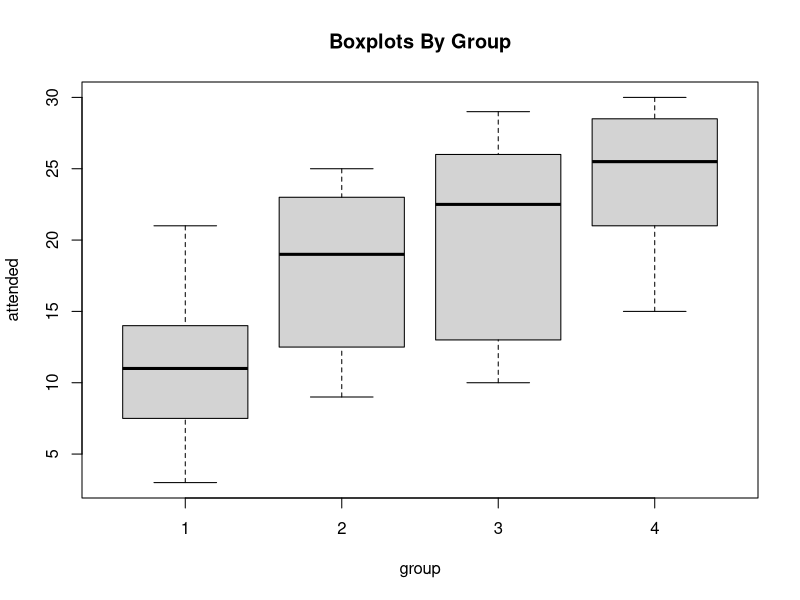
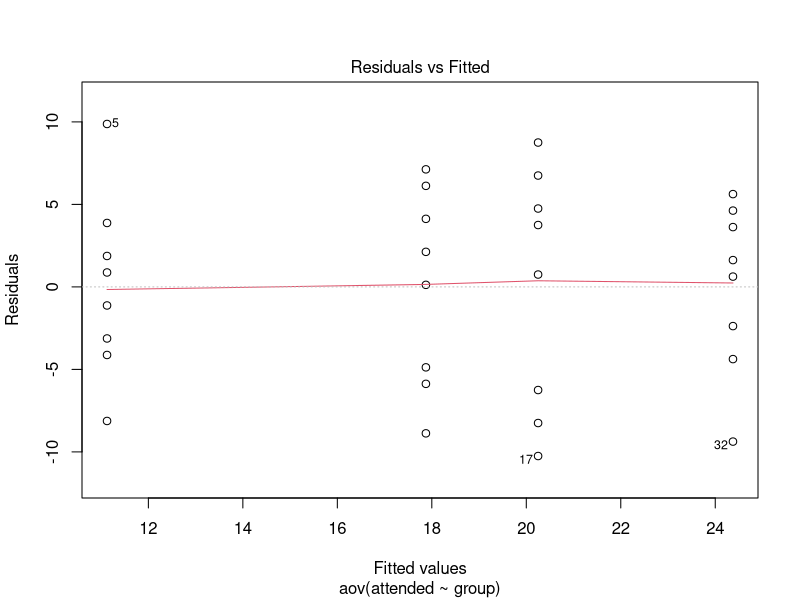
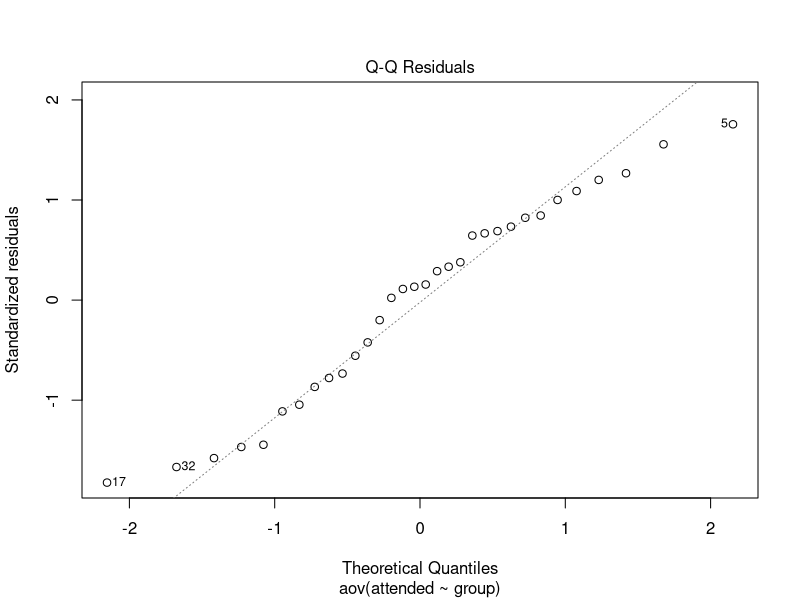
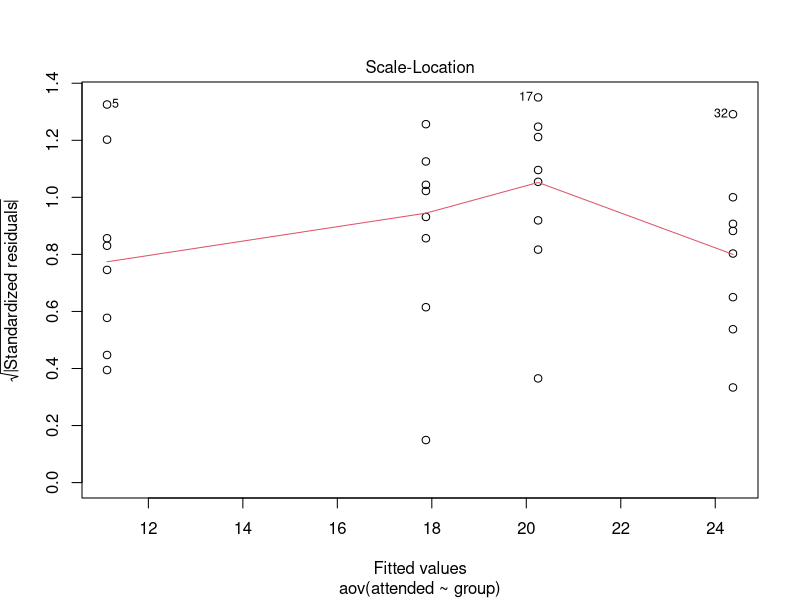
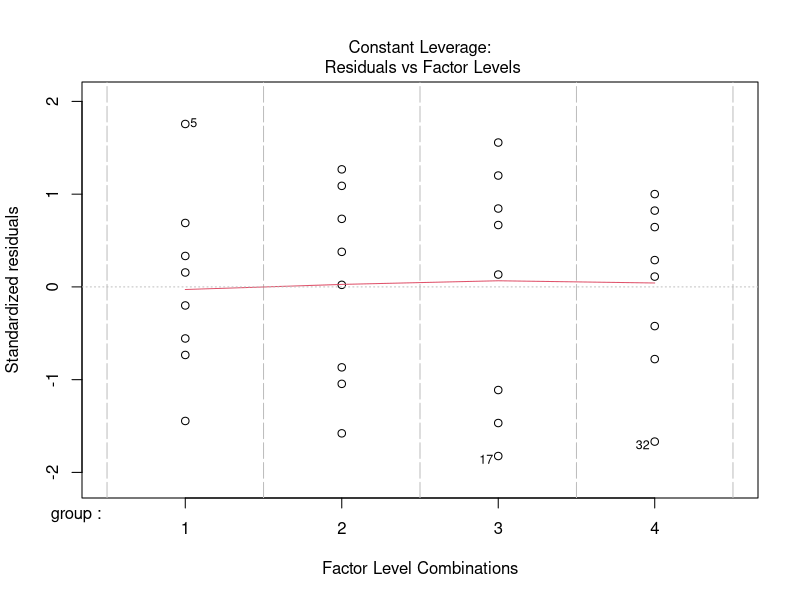

Write the R code that produced these figures, in order.
# Walter Reilly 
# hw 2
# 4.17.17

#1 What are the assumptions of a one-way fixed-effects ANOVA?
#2 Bring in the data file to R, verify the variable names, and declare the ‘group’ variable as a class variable.
#3 Check to see if there are missing values in the data file.
#4 Create boxplots to compare ‘attendance’ by ‘group’.
#5 Conduct Bartlett’s test for homogeneity of variance; report and interpret the results of the test.
#6 Fit the one-way ANOVA using the ‘lm’ function
#7 Fit the one-way ANOVA using the ‘aov’ function
#8 Com pare the results from (6) and (7)
#9 Evaluate the residuals for normality
#10 Based on your analysis, including checks on model assumptions, decide if an alternative procedure should be used. If so, 
#   perform and report on the additional analysis.

#1 Assumptions of a fixed effects ANOVA 
# Methodological:
# (1) random sampling / random assignment to groups
# (2) independence of scores within group 
# Statistical
# (3) normally distributed populations
# (4) homogeneity of variance across groups


library(tidyverse)

#2
d = read.csv('lab2.csv')

# variable names
names(d)
# [1] "group"    "attended"

class(d$group)
d$group = as.factor(d$group)

#3
sum(complete.cases(d))
# no incomplete cases

#4
# boxplot
boxplot(d$attended ~ d$group, 
        xlab="group",
        ylab="attended", 
        main = "Boxplots By Group")

#5
bartlett.test(attended ~ group, data = d) 
# Bartlett test of homogeneity of variances
# 
# data:  attended by group
# Bartlett's K-squared = 0.98494, df = 3, p-value = 0.8049
# Bartlett's test indicates that the variances are equal p = .80 

#6 fit with lm
anova(lm(attended ~ group, data = d))
# Analysis of Variance Table
# 
# Response: attended
# Df  Sum Sq Mean Sq F value   Pr(>F)   
# group      3  738.59 246.198  6.8177 0.001361 **
#   Residuals 28 1011.12  36.112                    
# ---
#   Signif. codes:  0 ‘***’ 0.001 ‘**’ 0.01 ‘*’ 0.05 ‘.’ 0.1 ‘ ’ 1

#7 fit the anova model using aov()
m1 <- aov(attended ~ group, data = d)
summary(m1)
# Df Sum Sq Mean Sq F value  Pr(>F)   
# group        3  738.6  246.20   6.818 0.00136 **
#   Residuals   28 1011.1   36.11                   
# ---
#   Signif. codes:  0 ‘***’ 0.001 ‘**’ 0.01 ‘*’ 0.05 ‘.’ 0.1 ‘ ’ 1

#8 
# The results of the two anova computations are identical 

#9 check for normality in residuals
plot(m1)
# Based on the qq plot, the distirbution appears to be mostly normal, perhaps with a slight left skew. 

#10
# Based on the available information, it does not appear that another approach is needed. Bartlett's test indicated homoscedasticity
# and the qq plot indicated a normal population. I don't know how the data were collected so I can't speak to the assumptions
# of random sampling and random assignment 


